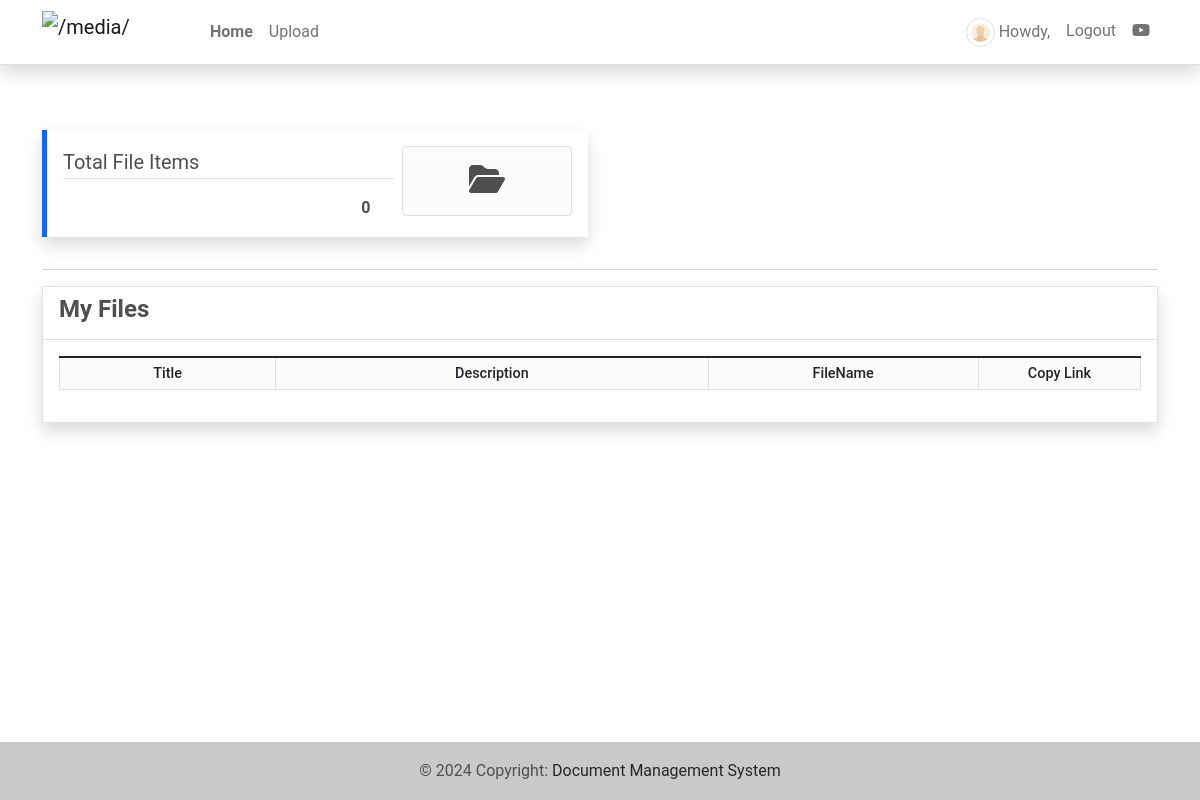
The app's page / (signed in), older data.
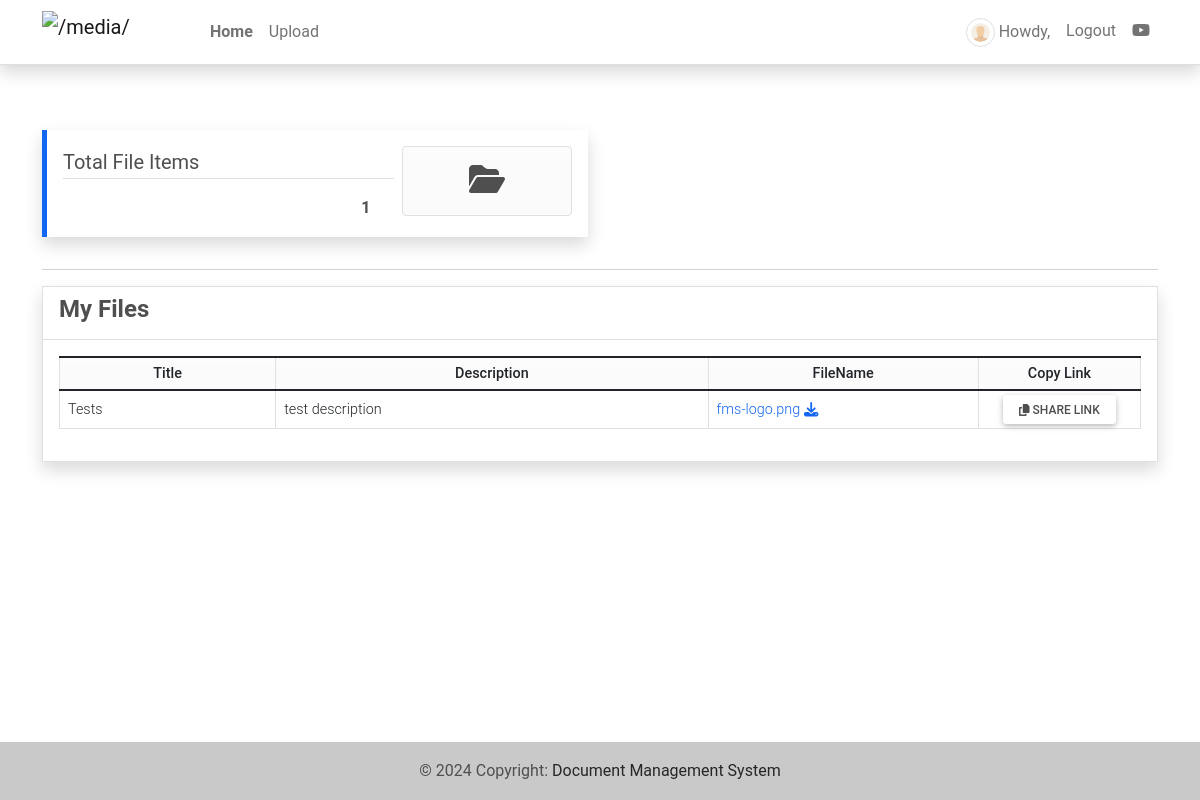
The same page, newer data.
### dmsApp/models.py (models this page shows, shortened)
class Post(models.Model):
    user = models.ForeignKey(User, on_delete=models.CASCADE)
    title = models.CharField(max_length=250)
    description = models.TextField(blank=True, null=True)
    file_path = models.FileField(upload_to='uploads/',blank=True, null=True)
    date_created = models.DateTimeField(default=timezone.now)
    date_updated = models.DateTimeField(auto_now=True)
    def get_share_url(self):
        fernet = Fernet(settings.ID_ENCRYPTION_KEY)
        value = fernet.encrypt(str(self.pk).encode())
        value = base64.urlsafe_b64encode(value).decode()
        return reverse("share-file-id", kwargs={"id": (value)})

### dmsApp/views.py (the view)
@login_required
def home(request):
    context['page_title'] = "Home"
    if request.user.is_superuser:
        posts = Post.objects.all()
    else:
        posts = Post.objects.filter(user = request.user).all()
    context['posts'] = posts
    context['postsLen'] = posts.count()
    print(request.build_absolute_uri())
    return render(request, 'home.html', context)

### dmsApp/templatetags/customfilter.py (called while the page is built)
@register.filter
def replaceBlank(value,stringVal = ""):
    value = str(value).replace(stringVal, '')
    return value

### Package/templates/home.html (shortened to what this page needs)
{% extends "base.html" %} {% load humanize %} {% load customfilter %}
{% block pageContent %}
<section class="">
  <div class="row">
    <div class="col-lg-6 col-md-6 col-sm-12 col-xs-12">
      <div
        class="card rounded-0 shadow border-primary text-start summary-card my-3"
      >
        <div class="card-body">
          <div class="d-flex w-100">
            <div class="col-8 pe-2">
              <div class="summary-title fs-5 border-bottom">
                Total File Items
              </div>
              <div class="summary-count text-end fw-bolder mt-3 px-4">
                {{ postsLen|intcomma }}
              </div>
            </div>
            <div class="col-4">
              <div
                class="summary-icon p-3 rounded border text-center bg-gradient bg-light"
              >
                <i class="fa fa-folder-open fs-2"></i>
              </div>
            </div>
          </div>
        </div>
      </div>
    </div>
  </div>
  <hr />
  <div class="row">
    <div class="col-lg-12 col-md-12 col-sm-12 col-xs-12">
      <div class="card card-default border rounded-0 shadow">
        <div class="card-header">
          <h4 class="card-title"><b>My Files</b></h4>
        </div>
        <div class="card-body">
          <table class="table table-bordered" id="file-table">
            <colgroup>
              <col width="20%" />
              <col width="40%" />
              <col width="25%" />
              <col width="15%" />
            </colgroup>
            <thead>
              <tr class="bg-gradient bg-light">
                <th class="text-center">Title</th>
                <th class="text-center">Description</th>
                <th class="text-center">FileName</th>
                <th class="text-center">Copy Link</th>
              </tr>
            </thead>
            <tbody>
              {% for post in posts %}
              <tr>
                <td class="text-start">{{ post.title }}</td>
                <td class="text-start">{{ post.description }}</td>
                <td class="text-start">
                  <a
                    href="{{ post.file_path.url }}"
                    download="{{ post.file_path|replaceBlank:'uploads/' }}"
                    >{{ post.file_path|replaceBlank:'uploads/' }}
                    <i class="fa fa-download"></i
                  ></a>
                </td>
                <td class="text-center">
                  <button
                    class="btn btn-default bg-gradient btn-sm copy-link"
                    type="button"
                    data-url="{{ request.build_absolute_uri|slice:':-1' }}{{ post.get_share_url }}"
                    title="Copy Link tp clipboard"
                  >
                    <i class="fa fa-copy"></i> Share Link
                  </button>
                </td>
              </tr>
              {% endfor %}
            </tbody>
          </table>
        </div>
      </div>
    </div>
  </div>
</section>
{% endblock pageContent %}

### Package/templates/base.html (shortened to what this page needs)
{% load static %}
<!DOCTYPE html>
<html lang="en">
  <head>
    <link
      rel="stylesheet"
      href="{% static 'assets/font-awesome/css/all.min.css' %}"
    />
    <link
      rel="stylesheet"
      href="{% static 'assets/bootstrap/css/bootstrap.min.css' %}"
    />
    <link
      rel="stylesheet"
      href="{% static 'assets/select2/dist/css/select2.min.css' %}"
    />
    <link
      rel="stylesheet"
      href="{% static 'assets/mdb-blogtemplate/css/mdb.min.css' %}"
    />
    <link
      rel="stylesheet"
      href="{% static 'assets/DataTables/datatables.min.css' %}"
    />
    <link rel="stylesheet" href="{% static 'assets/default/css/style.css' %}" />
  </head>
  <body class="">
    {% block TopNavigation %}
    {% include "topNavigation.html" %}
    {% endblock TopNavigation %}
    <main class="py-5">
      <div class="container mb-3">
         {% block pageContent %} {% endblock pageContent %}
      </div>
    </main>
    <footer class="bg-light text-lg-start">
      <div class="text-center p-3" style="background-color: rgba(0, 0, 0, 0.2)">
        © {% now 'Y' %} Copyright:
        <a class="text-dark" href="#" target="_blank"
          >Document Management System</a
        >
      </div>
    </footer>
  </body>
</html>

### Package/templates/topNavigation.html (shortened to what this page needs)
{% load static %}
<header>
  <nav
    class="navbar navbar-expand-lg navbar-light bg-white fixed-top shadow border-bottom"
  >
    <div class="container">
      <a class="navbar-brand" href="{% url 'home-page' %}">
        <img
          src="{{ MEDIA_URL }}/default/fms-logo.png"
          height="16"
          alt="{{ MEDIA_URL }}"
          loading="lazy"
          style="margin-top: -3px"
        />
      </a>
      <div class="collapse navbar-collapse" id="navbarExample01">
        <ul class="navbar-nav me-auto mb-2 mb-lg-0" id="topNav">
          {% if user.id %}
          <li class="nav-item">
            <a class="nav-link" aria-current="page" href="{% url 'home-page' %}"
              >Home</a
            >
          </li>
          <li class="nav-item">
            <a
              class="nav-link"
              aria-current="page"
              href="{% url 'posts-page' %}"
              >Upload</a
            >
          </li>
          {% endif %}
        </ul>
        <ul class="navbar-nav d-flex flex-row">
          {% if user.id %} {% if user.profile.user_type == 1 %} {% endif %}
          <li class="nav-item me-3 me-lg-0">
            <a class="nav-link" href="{% url 'profile' %}">
              <span class="me-1"
                ><img
                  src="{{ MEDIA_URL }}/default/default-avatar.png"
                  alt="User Avatar"
                  id="user-avatar"
                  class="img-thumbnail rounded-circle" /></span
              >Howdy, {{ user.first_name }} {{user.last_name}}
            </a>
          </li>
          <li class="nav-item me-3 me-lg-0">
            <a class="nav-link" href="{% url 'logout' %}">Logout</a>
          </li>
          {% endif %}
          <li class="nav-item me-3 me-lg-0">
            <a
              class="nav-link"
              href="https://www.youtube.com/legendspam"
              rel="nofollow"
              target="_blank"
            >
              <i class="fab fa-youtube"></i>
            </a>
          </li>
        </ul>
      </div>
    </div>
  </nav>
</header>

### static/assets/default/css/style.css (style rules this page uses)
html, body { height: 100%; width: 100%; max-height: 100%; overflow: auto; display: flex; flex-direction: column; }
body>header { flex-shrink: auto; }
body>main { flex-shrink: auto; flex-grow: auto; overflow: auto; }
body>footer { flex-shrink: auto; position: absolute; bottom: 0; left: 0; width: calc(100%); }
#user-avatar { width: 1.8rem; height: 1.8rem; object-fit: scale-down; object-position: center center; }
.navbar-brand>img { width: 7em; height: 2em; }
.nav-item.active a.nav-link { font-weight: bolder !important; }
.summary-card { border-left-width: 5px !important; border-left-style: solid; }

Row changes from the older to the newer data that the page shows:
added Post: title "Tests", description "test description", file_path "fms-logo.png"
Text that changed along with them:
{{ postsLen|intcomma }}: "0" → "1"
